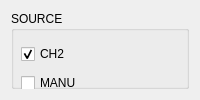
                <widget class="QWidget" name="ASK">
                 <attribute name="title">
                  <string>ASK</string>
                 </attribute>
                 <layout class="QGridLayout" name="gridLayout_11">
                  <item row="0" column="0">
                   <widget class="QGroupBox" name="MODULATION_ASK_SOURCE">
                    <property name="font">
                     <font>
                      <bold>false</bold>
                     </font>
                    </property>
                    <property name="title">
                     <string>SOURCE</string>
                    </property>
                    <widget class="QWidget" name="verticalLayoutWidget_3">
                     <property name="geometry">
                      <rect>
                       <x>10</x>
                       <y>30</y>
                       <width>351</width>
                       <height>57</height>
                      </rect>
                     </property>
                     <layout class="QGridLayout" name="gridLayout_4">
                      <item row="0" column="0">
                       <widget class="QCheckBox" name="MODULATION_ASK_CH2">
                        <property name="font">
                         <font>
                          <bold>false</bold>
                         </font>
                        </property>
                        <property name="text">
                         <string>CH2</string>
                        </property>
                        <property name="checked">
                         <bool>true</bool>
                        </property>
                        <property name="autoExclusive">
                         <bool>true</bool>
                        </property>
                       </widget>
                      </item>
                      <item row="0" column="1">
                       <widget class="QCheckBox" name="MODULATION_ASK_EXT_AC">
                        <property name="font">
                         <font>
                          <bold>false</bold>
                         </font>
                        </property>
                        <property name="text">
                         <string>Ext. (AC)</string>
                        </property>
                        <property name="autoExclusive">
                         <bool>true</bool>
                        </property>
                       </widget>
                      </item>
                      <item row="1" column="0">
                       <widget class="QCheckBox" name="MODULATION_ASK_MANU">
                        <property name="font">
                         <font>
                          <bold>false</bold>
                         </font>
                        </property>
                        <property name="text">
                         <string>MANU</string>
                        </property>
                        <property name="autoExclusive">
                         <bool>true</bool>
                        </property>
                       </widget>
                      </item>
                      <item row="1" column="1">
                       <widget class="QCheckBox" name="MODULATION_ASK_EXT_DC">
                        <property name="font">
                         <font>
                          <bold>false</bold>
                         </font>
                        </property>
                        <property name="text">
                         <string>Ext. (DC)</string>
                        </property>
                        <property name="autoExclusive">
                         <bool>true</bool>
                        </property>
                       </widget>
                      </item>
                     </layout>
                    </widget>
                   </widget>
                  </item>
                 </layout>
                </widget>
